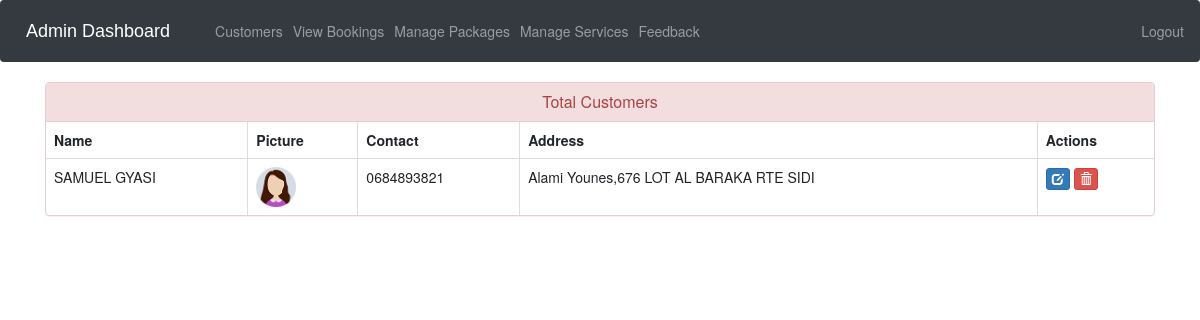
/view-customer (signed in), run on an earlier commit of the app's database.
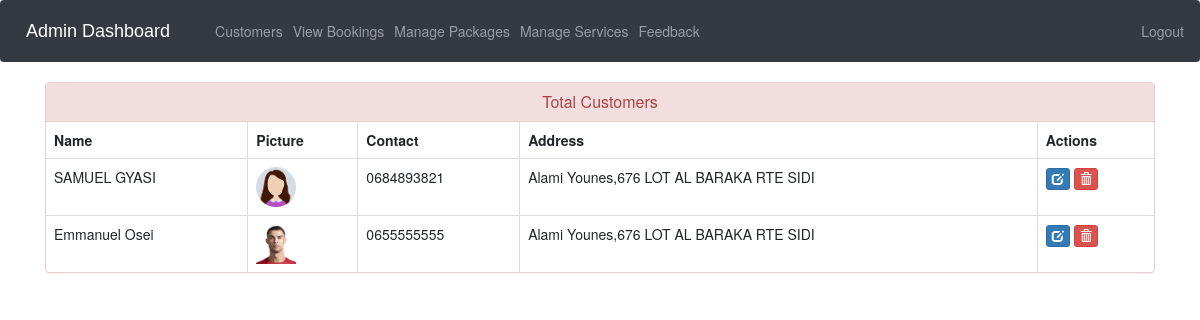
And on a later commit of the database.
### ecom/models.py (models this page shows, shortened)
class Customer(models.Model):
    user=models.OneToOneField(User,on_delete=models.CASCADE)
    profile_pic= models.ImageField(upload_to='profile_pic/CustomerProfilePic/',null=True,blank=True)
    address = models.CharField(max_length=40)
    mobile = models.CharField(max_length=20,null=False)
    @property
    def get_name(self):
        return self.user.first_name+" "+self.user.last_name

### ecom/views.py (the view)
# urls.py: path('view-customer', views.view_customer_view,name='view-customer'),
@login_required(login_url='adminlogin')
def view_customer_view(request):
    customers=models.Customer.objects.all()
    return render(request,'ecom/view_customer.html',{'customers':customers})

### templates/ecom/view_customer.html (shortened to what this page needs)
{% extends 'ecom/admin_base.html' %}
{% load static %}
{% block content %}
<head>
  <link href="//netdna.bootstrapcdn.com/bootstrap/3.0.0/css/bootstrap.min.css" rel="stylesheet" id="bootstrap-css">
</head>
<div class="container">
  <div class="panel panel-danger">
    <div class="panel-heading">
      <h6 class="panel-title">Total Customers</h6>
    </div>
    <table class="table table-hover table-bordered" id="dev-table">
      <thead>
        <tr>
          <th>Name</th>
          <th>Picture</th>
          <th>Contact</th>
          <th>Address</th>
          <th>Actions</th>
        </tr>
      </thead>
      {% for c in customers %}
      <tr>
        <td> {{c.get_name}}</td>
        <td> <img src="{% static c.profile_pic.url %}" alt="Profile Pic" height="40px" width="40px" /></td>
        <td>{{c.mobile}}</td>
        <td>{{c.address}}</td>
        <td><a class="btn btn-primary btn-xs" href="{% url 'update-customer' c.id  %}"><span class="glyphicon glyphicon-edit"></span></a>
        <a class="btn btn-danger btn-xs" href="{% url 'delete-customer' c.id  %}"><span class="glyphicon glyphicon-trash"></span></a></td>
      </tr>
      {% endfor %}
    </table>
  </div>
</div>
{% endblock content %}

What changed in the data, as far as the page shows it:
added Customer: get_name "Emmanuel Osei", profile_pic (picture), mobile "0655555555", address "Alami Younes,676 LOT AL BARAKA RTE SIDI"
